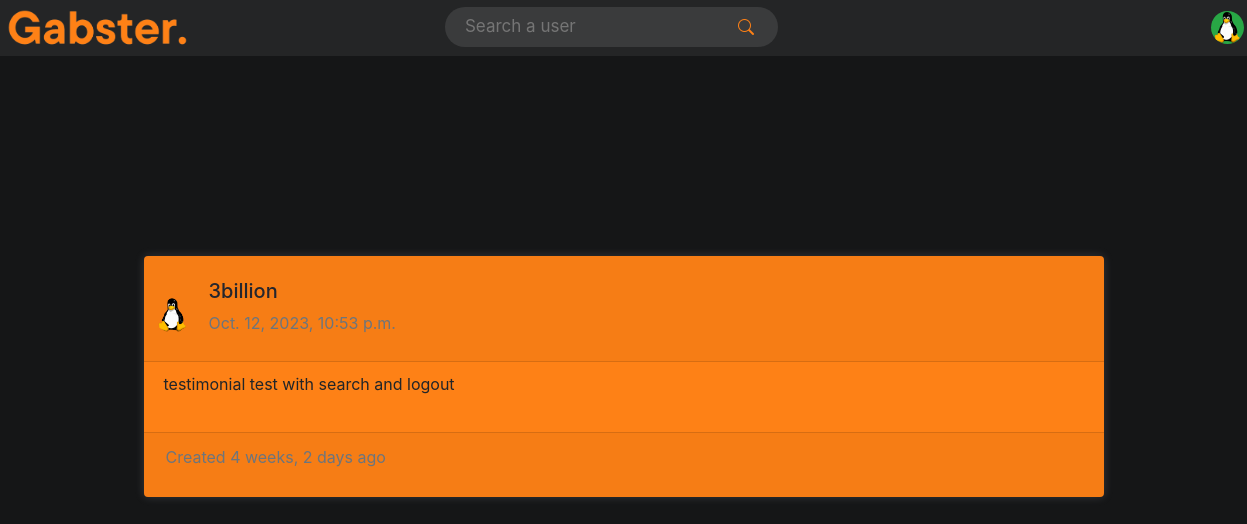
Page /testimonials/gabster/1/ (signed in) on the committed database.
### accounts/models.py (models this page shows, shortened)
class UserAccount(AbstractBaseUser):
    email = models.EmailField(verbose_name='email', max_length=60, unique=True)
    username = models.CharField(max_length=20, unique=True)  # I put it as true
    date_joined = models.DateField(verbose_name='date joined', auto_now_add=True)
    last_login = models.DateTimeField(verbose_name='last login', auto_now='True')
    is_admin = models.BooleanField(default=False)
    is_active = models.BooleanField(default=True)
    is_staff = models.BooleanField(default=False)
    is_email_verified = models.BooleanField(default=False)
    is_superuser = models.BooleanField(default=False)
    profile_image = models.ImageField(upload_to='profile_images', blank=True, null=True,
                                      default='default.png')
    profile_cover = models.ImageField(upload_to='profile_covers', blank=True, null=True,
                                      default='default.png')
    profile_song = models.FileField(upload_to=get_profile_song_filepath, blank=True, null=True, default=None)
    profile_background = models.ImageField(upload_to='profile_backgrounds', blank=True, null=True,
                                           default='background.png')
    hide_email = models.BooleanField(default=True)
    bio = models.CharField(max_length=300, null=True, blank=True)
    location = models.CharField(max_length=100, null=True, blank=True)
    color = ColorField(default='#3a3b3c')
    backgroundColor = ColorField(default='linear-gradient(to right, rgba(44,15,85,0.9), rgba(44,15,38, 0.9))')
    font_preference = models.CharField(max_length=50, default='"Poppins", sans-serif')
    USERNAME_FIELD = 'username'
    REQUIRED_FIELDS = ['email']
    objects = MyAccountManager()

### testimonials/models.py (models this page shows, shortened)
class Testimonial(models.Model):
    user_from = models.ForeignKey(UserAccount, on_delete=models.CASCADE, related_name='testimonials_given')
    user_to = models.ForeignKey(UserAccount, on_delete=models.CASCADE, related_name='testimonials_received')
    content = models.TextField()
    createdAt = models.DateTimeField(default=timezone.now)

### testimonials/views.py (the view)
# urls.py: re_path(r'^testimonials/(?P<user_to_username>[\w.@+-]+)/(?P<testimonial_id>\d+)/$', testimonial_detail,
@login_required
def testimonial_detail(request, user_to_username, testimonial_id):
    user = get_object_or_404(UserAccount, username=user_to_username)
    testimonial = get_object_or_404(Testimonial, pk=testimonial_id, user_to=user)
    came_from = request.GET.get('came_from', 'profile')  # Get the 'came_from' parameter from the URL
    return render(request, 'testimonial/testimonial_detail.html', {'testimonial': testimonial, 'came_from': came_from})

### templates/testimonial/testimonial_detail.html (shortened to what this page needs)
{% extends "profile/header.html" %}
{% load static %}
{% block content %}
<div class="container d-flex justify-content-center align-items-center" style="min-height: 80vh;">
    <div class="card rounded" style="width: 60rem;max-height: none; background: {{ testimonial.user_to.color}};">
        <div class="card-header d-flex justify-content-between">
            <a style="text-decoration: none;padding-top: 15px;" href="{% url 'profile' username=testimonial.user_from.username %}">
                <div class="d-flex align-items-center">
                    <img class="img-xs rounded-circle" src="{{ testimonial.user_from.profile_image.url }}" alt="" style = "object-fit: cover" style="margin-right: 15px">
                    <div style="padding: 0px 0px 0px 10px" class="ml-2">
                        <h5  style="color:#24262e;">{{ testimonial.user_from.username }}</h5>
                        <p class="tx-11 text-muted">{{ testimonial.createdAt }}</p>
                    </div>
                </div>
            </a>
        </div>
        <div class="card-body" style="max-height: none;">
            <p class="mb-3 tx-14">{{ testimonial.content }}</p>
        </div>
        <div class="card-footer">
            <div class="d-flex justify-content-between">
                <p style="padding-left: 12px;" class="tx-11 text-muted">Created {{ testimonial.createdAt | timesince }} ago</p>
            </div>
        </div>
    </div>
</div>
{% endblock %}

### templates/profile/header.html (shortened to what this page needs)
{% load static %}
<!DOCTYPE html>
<html lang="en">
<head>
    <link href="https://cdn.jsdelivr.net/npm/bootstrap@5.3.2/dist/css/bootstrap.min.css" rel="stylesheet">
    <link rel="stylesheet" href="https://cdn.jsdelivr.net/npm/bootstrap-icons@1.11.1/font/bootstrap-icons.css">
    <link rel="stylesheet" href="https://cdnjs.cloudflare.com/ajax/libs/font-awesome/5.15.3/css/all.min.css">
    <link rel="stylesheet" href="https://stackpath.bootstrapcdn.com/bootstrap/4.5.2/css/bootstrap.min.css">
    <link href="{% static 'profile/main.css' %}" rel="stylesheet">
</head>
<body>
    <div class="header">
        <header id="header">
    <a id="logo" href="{% url 'profile' request.user.username %}">
        <img src="{% static 'profile/orange.png' %}" id="logo">
    </a>
        <form id='searchForm' class ="box" action = "{% url 'search' %}" method="get">
                <input class="input input--text" id="formInput#search" type="text" name="search_query"
                       placeholder="Search a user" value="{{ search_query }}"/>
                <button type="submit"><i class="bi bi-search" value="Search"></i></button>
        </form>
<div class="dropdown">
    <a class = "btn btn-success btn-l mt-3" id="button">
        <img src="{{ user.profile_image.url }}" >
    </a>
</div>
        </header>
    </div>
    {% block content %} {% endblock %}
</body>
</html>

### static_my_project/profile/main.css (style rules this page uses)
body { background-color: #151617; background-repeat: no-repeat; background-attachment: fixed; background-size: cover; }
#header { background-color: #242526 ; color: #242526; height: 7vh; display: flex; justify-content: space-between; align-items: center; padding: 0px 10px 2px 0px; }
#logo { color: white; text-decoration: none; height: 6vh; margin-bottom: 8px; }
#button { border-radius: 50%; height: 33px; width: 33px; overflow: hidden; align-items: center; justify-content: center; display: flex; border: none; margin-bottom: 16px; margin-right: 10px; }
#button img { width: 60px; height: auto; }
.box { width: 400px; height: 8px; background-color: white; border-radius: 30px; display: flex; align-items: center; padding: 18px 18px 18px 10px; margin-left: 25%; margin-right: 35%; }
.box > button { border: none; background-color: white; }
.box > input { flex: 1; height: 20px; border: none; outline: none; font-size: 17px; padding-left: 10px; background-color: #3a3b3c; color: lightgray; }
.img-xs { width: 37px; height: 37px; }
.rounded-circle { border-radius: 50% !important; background-size: cover; background-position: center center; }
img { vertical-align: middle; border-style: none; }
.card-header:first-child { border-radius: 0 0 0 0; }
.card-header { margin-bottom: -10px; margin-top: -2px; padding-top: 0px; padding-bottom: 0px; padding-right: 10px; padding-left: 20px; }
.card-footer:last-child { border-radius: 0 0 0 0; }
.card-footer { padding-right: 10px; padding-left: 10px; }
.card { box-shadow: 0 0 10px 0 rgba(183, 192, 206, 0.2); -webkit-box-shadow: 0 0 10px 0 rgba(183, 192, 206, 0.2); -moz-box-shadow: 0 0 10px 0 rgba(183, 192, 206, 0.2); -ms-box-shadow: 0 0 10px 0 rgba(183, 192, 206, 0.2); }
.rounded { border-radius: 0.25rem !important; }
.card { position: relative; display: flex; flex-direction: column; min-width: 0; word-wrap: break-word; border: 0px solid #f2f4f9; border-radius: 0.25rem; }
#searchForm { margin-left: 250px; height: 5vh; background-color: #3a3b3c; }
#searchForm button { color: #FE8116; background-color: #3a3b3c; }
.dropdown { position: relative; display: inline-block; transition: background 0.5s, color 0.5s; }
.card-body { border-radius: 100px; border-style: solid; border-width: 0px; }
.card-header { padding: 10px; }

### rows in the picture
UserAccount: profile_image (placeholder picture)
Testimonial: user_from.profile_image (placeholder picture), user_from.username "3billion", createdAt "Oct. 12, 2023, 10:53 p.m.", content "testimonial test with search and logout", createdAt "4 weeks, 2 days"
